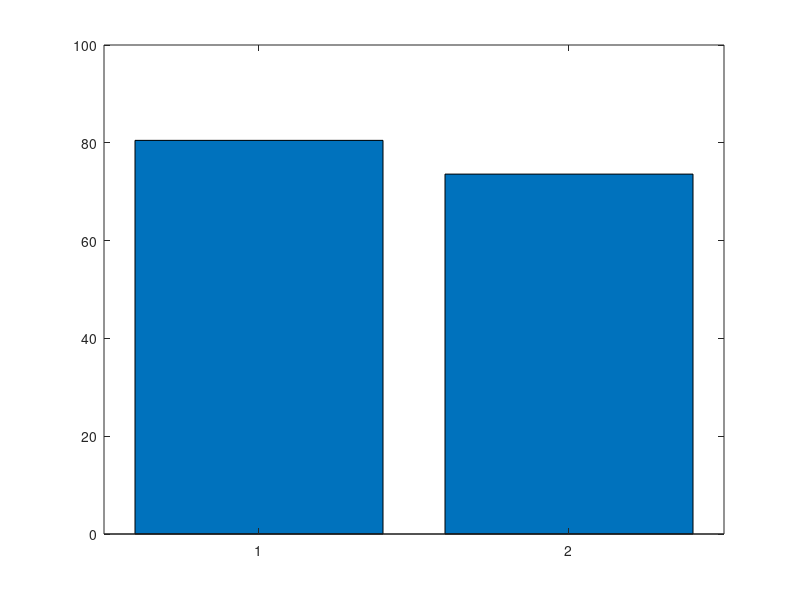

Reproduce this figure in MATLAB.
%% loading data
% addpath('data');

% check times for naive test
load('data/fanuc_data/ravi_naive_test4');
disp(times(end)-times(1));

%% computing averages
naive_times = [74 60+13 60+41 60+14];
proactive_times = [60+9 60+15 60+23 61 60+20];

m1 = mean(naive_times);
s1 = std(naive_times);
m2 = mean(proactive_times);
s2 = std(proactive_times);

% bar chart
means = [m1 m2];
stds = [s1 s2];


bar(1:2, means);
% hold on
% er = errorbar(1:2, means, stds, stds);
% er.Color = [0 0 0];
% er.LineStyle = 'none';
% hold off;

